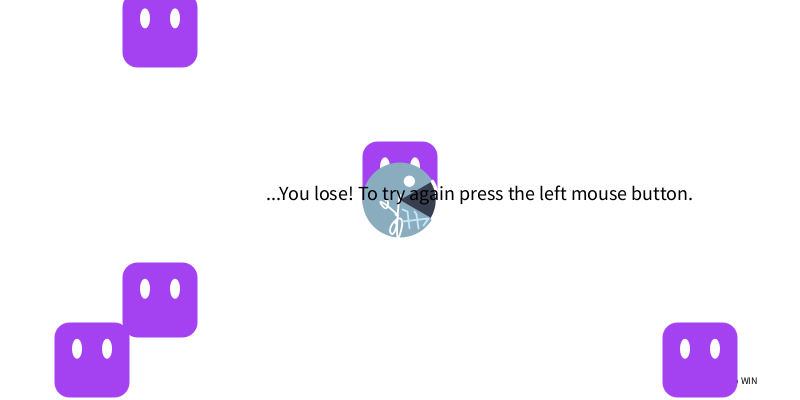
Frame 1 (no input)
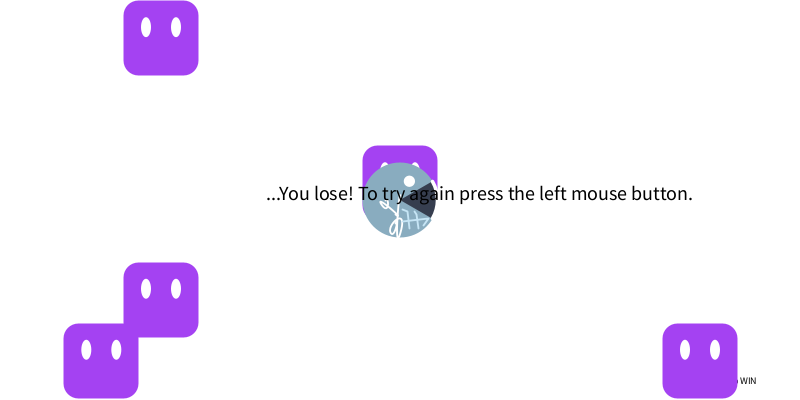
Frame 2 (the mouse pressed at the canvas centre, redrawn once)

The Processing sketch that drew these frames (run headless with seeded random() and noise(); the mouse was pressed at the canvas centre and the sketch redrawn once):

// Processing sketch: processing_70058
// ── processing_70058.pde

// Homework #5, 48-757, 11:30AM
// Copyright M. Yvonne Hidle
// M. Yvonne Hidle
// yvonnehidle@gmail.com
 
// A simple game. Move pacman with your mouse.
// Use arrow key UP to make him bigger.
// Use arrow key DOWN to make him smaller.
// Avoid the ghosts for 2000 frames and you win!
// Get hit by the ghosts and you lose :(
// To restart the game press your left mouse button.
 
//variables stated
//variables - general
color col;
//variables - pacman
float circleX;
float circleY;
float circleW;
float circleH;
float pmouthA;
float pmouthB;
//variables - ghost
float ghostX;
float ghostY;
float ghostX2;
float ghostY2;
float ghostX3;
float ghostY3;
float ghostX4;
float ghostY4;
float ghostX5;
float ghostY5;
float ghostW;
float ghostH;
 
 
void setup()
{
  //general setup
  size(800, 400);
  smooth();
 
  //variable values
  //variables - general
  col=color(random(255), random(255), random(255));
  //variables - pacman
  circleX = 50;
  circleY = 50;
  circleW = 75;
  circleH = circleW;
  pmouthA = radians(-30);
  pmouthB = radians(30);
  //variables - ghost
  ghostX = 100;
  ghostY = 150;
  ghostX2 = 100;
  ghostY2 = 300;
  ghostX3 = 400;
  ghostY3 = 300;
  ghostX4 = 700;
  ghostY4 = 300;
  ghostX5 = 200;
  ghostY5 = 300;
  ghostW = 45;
  ghostH = 45;
}
 
 
void draw()
{
 
  background(255);
  //frame count on top
  textSize(10);
  fill(0);
  text("Frames: "+frameCount+"/2000 to WIN", width*.83, height*.96);
 
  //putting ghost on the stage
  ghost(ghostX, ghostY, ghostW, ghostH); 
  ghost(ghostX2, ghostY2, ghostW, ghostH); 
  ghost(ghostX3, ghostY3, ghostW, ghostH); 
  ghost(ghostX4, ghostY4, ghostW, ghostH); 
  ghost(ghostX5, ghostY5, ghostW, ghostH);
  ghostX=(ghostX+1)%width;
  ghostY=(ghostY+random(10))%height;
  ghostX2=(ghostX2+1)%width;
  ghostY3=(ghostY3+random(10))%height;
  ghostY4=(ghostY4+1)%height;
  ghostX5=(ghostX5+random(10))%height;
  ghostY5=(ghostY5+1)%height;
 
  //ghosts get faster as more frames go by
  if (frameCount>100)
  {
    ghostX=(ghostX+1)%width;
    ghostY=(ghostY+1)%width;
    ghostX2=(ghostX2+1)%width;
    ghostY3=(ghostY3+1)%width;
    ghostY4=(ghostY4+1)%width;
  }
   
    if (frameCount>200)
  {
    ghostX=(ghostX+1)%width;
    ghostY=(ghostY+1)%width;
    ghostX2=(ghostX2+1)%width;
    ghostY3=(ghostY3+1)%width;
    ghostY4=(ghostY4+1)%width;
  }
   
  if (frameCount>300)
  {
    ghostX=(ghostX+1)%width;
    ghostY=(ghostY+1)%width;
    ghostX2=(ghostX2+1)%width;
    ghostY3=(ghostY3+1)%width;
    ghostY4=(ghostY4+1)%width;
  }
 
  //putting pacman on the stage
  //making him move with your mouse 
  pacman(mouseX, mouseY, circleW, circleH, pmouthA, pmouthB);
 
  //you lose if pacman and ghost have the same X and Y
  if (mouseX>ghostX-ghostW*1.2 && mouseX<ghostX+ghostW*1.2 && mouseY>ghostY-ghostH*1.2 && mouseY<ghostY+ghostH*1.2)
  {
    lose();
  }
 
  else if (mouseX>ghostX2-ghostW*1.2 && mouseX<ghostX2+ghostW*1.2 && mouseY>ghostY2-ghostH*1.2 && mouseY<ghostY2+ghostH*1.2)
  {
    lose();
  }
   
  else if (mouseX>ghostX3-ghostW*1.2 && mouseX<ghostX3+ghostW*1.2 && mouseY>ghostY3-ghostH*1.2 && mouseY<ghostY3+ghostH*1.2)
  {
    lose();
  }
   
  else if (mouseX>ghostX4-ghostW*1.2 && mouseX<ghostX4+ghostW*1.2 && mouseY>ghostY4-ghostH*1.2 && mouseY<ghostY4+ghostH*1.2)
  {
    lose();
  }
   
   else if (mouseX>ghostX5-ghostW*1.2 && mouseX<ghostX5+ghostW*1.2 && mouseY>ghostY5-ghostH*1.2 && mouseY<ghostY5+ghostH*1.2)
  {
    lose();
  }
   
  else if (frameCount==2000)
  {
    win();
  }
}


//changing pacman size with arrow keys UP and DOWN
void keyPressed() {
  if (key == CODED) {
 
    if (keyCode == UP) {
      circleW = circleW+1;
      circleH = circleH+1;
    }
    else if (keyCode == DOWN) {
      circleW = circleW-1;
      circleH = circleH-1;
    }
    else {
      circleW = circleW;
      circleH = circleH;
    }
  }
}


//you lose
void lose()
{
  textSize(20);
  fill(0);
  text("...You lose! To try again press the left mouse button.", width/3, height/2);
  noLoop();
}

 
//you win
void win()
{
  textSize(20);
  fill(random(255),random(255),random(255));
  text("...YOU WIN! Congrats!", width/3, height/2);
  noLoop();
}


//restart the game
 void mousePressed() {
  loop();
  
  if (frameCount>0)
  {
    frameCount=0;
  }
  
}
 

 
//making ghosts
void ghost(
float ghostX,
float ghostY,
float ghostW,
float ghostH)
 
{
  //ghost body
  fill(col);
  stroke(col);
  strokeWeight(30);
  strokeJoin(ROUND);
  rectMode(CENTER);
  rect(ghostX, ghostY, ghostW, ghostH);
 
  //ghost eyes
  fill(255);
  noStroke();
  ellipseMode(CENTER);
  ellipse(ghostX-ghostW/3, ghostY-ghostH/4, 10, 20);
  ellipse(ghostX+ghostW/3, ghostY-ghostH/4, 10, 20);
}
 
 
//making pacman his own function
void pacman(
float circleX,
float circleY,
float circleW,
float circleH,
float pmouthA,
float pmouthB)
{
  // PACMAN Head
  ellipseMode(CENTER);
  fill(137, 172, 191);
  noStroke();
  ellipse(circleX, circleY, circleW, circleH);
 
  // PACMAN Mouth
  fill(54, 62, 79);
  stroke(255);
  strokeWeight(circleW/210*10);
  arc(circleX, circleY, circleW, circleH, pmouthA, pmouthB);
 
  //PACMAN Eye
  float eyeY, eyeX;
  eyeY = circleY-circleH/4;
  eyeX = circleX+circleW/8;
  noStroke();
  fill(255);
  ellipse(eyeX, eyeY, circleW*.15, circleH*.15);
 
  // Intials Y
  // Y - first leg
  float changeStroke;
  changeStroke = circleW/160;
  stroke(255);
  strokeWeight(4*changeStroke);
  noFill();
  beginShape();
  curveTightness(6);
  curveVertex(circleX-circleW/5.333333333, circleY);
  curveVertex(circleX-circleW/5.333333333, circleY);
  curveVertex(circleX-circleW/4, circleY+circleH/16);
  curveVertex(circleX-circleW/16, circleY+circleH/5.333333333);
  curveVertex(circleX-circleW/16, circleY+circleH/5.333333333);
  endShape();
  // Y - second leg curve
  beginShape();
  curveTightness(6);
  curveVertex(circleX, circleY);
  curveVertex(circleX, circleY);
  curveVertex(circleX, circleY+circleH/2.285714286);
  curveVertex(circleX-circleW/8, circleY+circleH/2.285714286);
  curveVertex(circleX-circleW/16, circleY+circleH/3.2);
  curveVertex(circleX-circleW/16, circleY+circleH/3.2);
  endShape();
 
  // H - first leg
  stroke(198, 229, 245);
  beginShape();
  curveTightness(1);
  curveVertex(circleX+circleW/32, circleY+circleH/8);
  curveVertex(circleX+circleW/32, circleY+circleH/8);
  curveVertex(circleX+circleW/10.66666667, circleY+circleH/6.4);
  curveVertex(circleX+circleW/8, circleY+circleH/2.666666667);
  curveVertex(circleX+circleW/8, circleY+circleH/2.666666667);
  endShape();
  // H - second leg
  beginShape();
  curveTightness(1);
  curveVertex(circleX+circleW/5.333333333, circleY+circleH/6.4);
  curveVertex(circleX+circleW/5.333333333, circleY+circleH/6.4);
  curveVertex(circleX+circleW/4.571428571, circleY+circleH/5.333333333);
  curveVertex(circleX+circleW/4, circleY+circleH/2.666666667);
  curveVertex(circleX+circleW/4, circleY+circleH/2.666666667);
  endShape();
  // H - middle leg
  beginShape();
  curveTightness(1);
  curveVertex(circleX+circleW/32, circleY+circleH/3.555555556);
  curveVertex(circleX+circleW/32, circleY+circleH/3.555555556);
  curveVertex(circleX+circleW/2.666666667, circleY+circleH/4);
  curveVertex(circleX+circleW/3.2, circleY+circleH/2.909090909);
  curveVertex(circleX+circleW/3.2, circleY+circleH/2.909090909);
  endShape();
}
